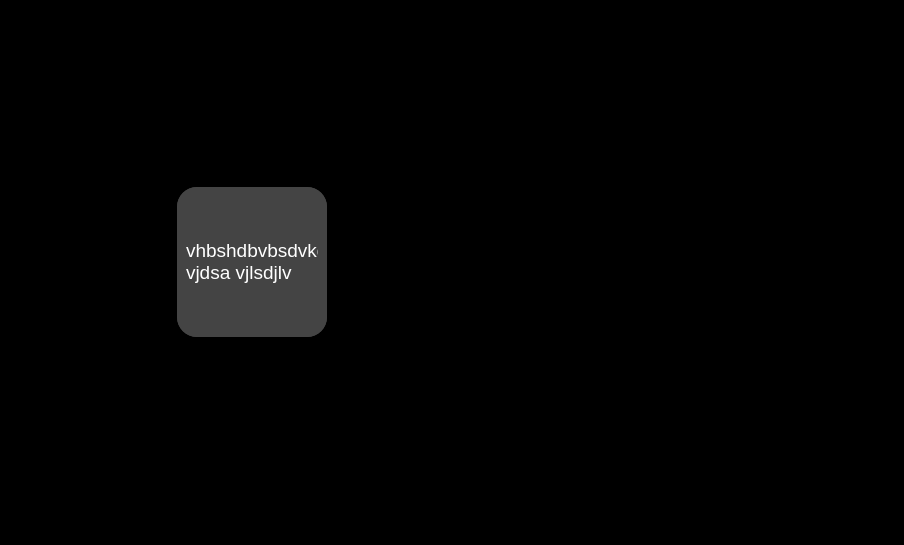
<?xml version="1.0" encoding="UTF-8"?>
<ui version="4.0">
 <class>Form</class>
 <widget class="QWidget" name="Form">
  <property name="geometry">
   <rect>
    <x>0</x>
    <y>0</y>
    <width>904</width>
    <height>545</height>
   </rect>
  </property>
  <property name="windowTitle">
   <string>Form</string>
  </property>
  <layout class="QHBoxLayout" name="horizontalLayout">
   <property name="spacing">
    <number>0</number>
   </property>
   <property name="leftMargin">
    <number>0</number>
   </property>
   <property name="topMargin">
    <number>0</number>
   </property>
   <property name="rightMargin">
    <number>0</number>
   </property>
   <property name="bottomMargin">
    <number>0</number>
   </property>
   <item>
    <widget class="QWidget" name="widget" native="true">
     <property name="styleSheet">
      <string notr="true">background-color: rgb(255, 255, 255);</string>
     </property>
     <layout class="QHBoxLayout" name="horizontalLayout_2">
      <property name="spacing">
       <number>0</number>
      </property>
      <property name="leftMargin">
       <number>0</number>
      </property>
      <property name="topMargin">
       <number>0</number>
      </property>
      <property name="rightMargin">
       <number>0</number>
      </property>
      <property name="bottomMargin">
       <number>0</number>
      </property>
      <item>
       <widget class="QWidget" name="widget_2" native="true">
        <property name="styleSheet">
         <string notr="true">background-color: rgb(0, 0, 0);</string>
        </property>
        <layout class="QVBoxLayout" name="verticalLayout">
         <property name="spacing">
          <number>11</number>
         </property>
         <property name="bottomMargin">
          <number>30</number>
         </property>
         <item alignment="Qt::AlignHCenter">
          <widget class="QFrame" name="frame">
           <property name="minimumSize">
            <size>
             <width>800</width>
             <height>0</height>
            </size>
           </property>
           <property name="frameShape">
            <enum>QFrame::StyledPanel</enum>
           </property>
           <property name="frameShadow">
            <enum>QFrame::Raised</enum>
           </property>
           <layout class="QHBoxLayout" name="horizontalLayout_3">
            <property name="spacing">
             <number>0</number>
            </property>
            <property name="leftMargin">
             <number>0</number>
            </property>
            <property name="topMargin">
             <number>0</number>
            </property>
            <property name="rightMargin">
             <number>0</number>
            </property>
            <property name="bottomMargin">
             <number>0</number>
            </property>
            <item alignment="Qt::AlignHCenter|Qt::AlignVCenter">
             <widget class="QWidget" name="widget_5" native="true">
              <property name="styleSheet">
               <string notr="true">background-color: rgb(68, 68, 68);
border-radius:20px;</string>
              </property>
              <layout class="QHBoxLayout" name="horizontalLayout_4">
               <property name="spacing">
                <number>0</number>
               </property>
               <property name="leftMargin">
                <number>0</number>
               </property>
               <property name="topMargin">
                <number>0</number>
               </property>
               <property name="rightMargin">
                <number>0</number>
               </property>
               <property name="bottomMargin">
                <number>0</number>
               </property>
               <item alignment="Qt::AlignHCenter|Qt::AlignVCenter">
                <widget class="QWidget" name="widget_3" native="true">
                 <property name="minimumSize">
                  <size>
                   <width>150</width>
                   <height>150</height>
                  </size>
                 </property>
                 <property name="maximumSize">
                  <size>
                   <width>100</width>
                   <height>16777215</height>
                  </size>
                 </property>
                 <layout class="QVBoxLayout" name="verticalLayout_9">
                  <item>
                   <widget class="QLabel" name="label_7">
                    <property name="maximumSize">
                     <size>
                      <width>16777215</width>
                      <height>16777215</height>
                     </size>
                    </property>
                    <property name="text">
                     <string>&lt;html&gt;&lt;head/&gt;&lt;body&gt;&lt;p&gt;&lt;span style=&quot; font-size:14pt; color:#ffffff;&quot;&gt;vhbshdbvbsdvkdsnvkndsvjsdj vjdsa vjlsdjlv &lt;/span&gt;&lt;/p&gt;&lt;/body&gt;&lt;/html&gt;</string>
                    </property>
                    <property name="wordWrap">
                     <bool>true</bool>
                    </property>
                   </widget>
                  </item>
                 </layout>
                </widget>
               </item>
              </layout>
             </widget>
            </item>
            <item>
             <widget class="QLabel" name="label_3">
              <property name="text">
               <string/>
              </property>
              <property name="pixmap">
               <pixmap>../images/background.jpg</pixmap>
              </property>
             </widget>
            </item>
           </layout>
          </widget>
         </item>
        </layout>
       </widget>
      </item>
     </layout>
    </widget>
   </item>
  </layout>
 </widget>
 <resources/>
 <connections/>
</ui>
